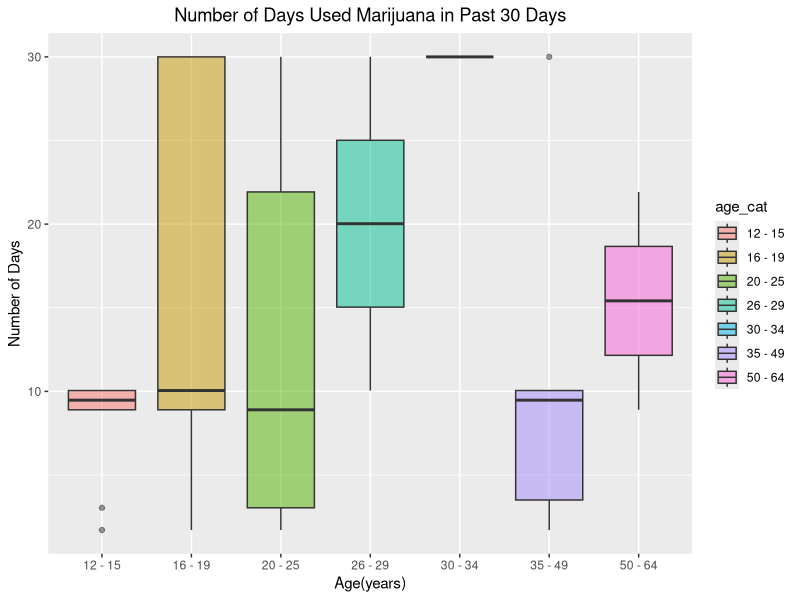

Write R code to recreate this figure.
## ---- chunk 1
library(tidyverse)
library(ggplot2)
library(ggridges)
## ---- chunk 2
#load("data/NSDUH_2019.RData")

#nsduh_19 = 
#  PUF2019_100920 %>% 
#  janitor::clean_names() %>% 
#  select(questid2, age2, mr30est, catag6, newrace2, irmjage, mjrec, mrjmon, 
#         ymdelt, amdelt, irsex, eduhighcat, income, irmarit)

#write_csv(nsduh_19, file = "data/nsduh_19.csv")
## ---- chunk 3
raw_data = read_csv("data/nsduh_19.csv")

graph_fendi = raw_data %>% 
  filter(mr30est != 94 & mr30est != 97 & mr30est != 98 & mr30est != 99) %>% 
  mutate(mr30est = recode(mr30est, `91` = 0, `93` = 0))

graph_fendi =
  graph_fendi %>% 
  mutate(
    age_cat = ifelse(age2 == 1 | age2 == 2 | age2 == 3 | age2 == 4, "12 - 15",
                  ifelse(age2 == 5 | age2 == 6 | age2 == 7 | age2 == 8, "16 - 19",
                      ifelse(age2 == 9 | age2 == 10 | age2 == 11 | age2 == 12, "20 - 25",
                           ifelse(age2 == 13, "26 - 29", 
                                ifelse(age2 == 14, "30 - 34", 
                                   ifelse(age2 == 15, "35 - 49", 
                                      ifelse(age2 == 16, "50 - 64", "older_than_65" )
                                      )))))),
    days30 = ifelse(mr30est == 1, runif(1, min = 1, max = 2),
                ifelse(mr30est == 2, runif(1, min = 3, max = 5),
                   ifelse(mr30est == 3, runif(1, min = 6, max = 9),
                      ifelse(mr30est == 4, runif(1, min = 10, max = 19),
                         ifelse(mr30est == 5, runif(1, min = 20, max = 29),
                            ifelse(mr30est == 6, 30, 0)))))))


## ---- chunk 4
  graph_fendi %>% 
    group_by(age_cat) %>% 
    summarise(days = sum(days30)) %>% 
    knitr::kable(digits = 3)
## ---- chunk 5
graph_fendi %>%
    filter(days30 != 0) %>% 
    ggplot(aes(x = age_cat, y = days30)) +
    geom_boxplot(aes(fill = age_cat), alpha = .5) +
  labs(title = "Number of Days Used Marijuana in Past 30 Days", 
       x = "Age(years)", y = "Number of Days") +
  theme(plot.title = element_text(hjust = 0.5))

  
  
